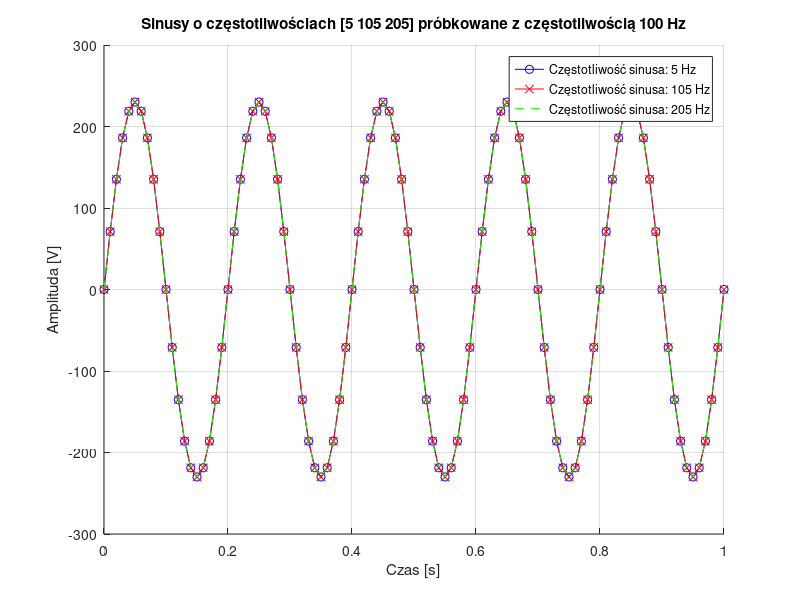

Write the MATLAB code that produced this figure.
clear all; close all; clc;

sin_frequencies = [5, 105, 205];
% sin_frequencies = [95, 195, 295];
% sin_frequencies = [95, 105];

sin_amplitude = 230;
sampling_frequency = 100;
duration = 1;

time_domain = 0:1/sampling_frequency:duration;

signals = {};
for i = 1:length(sin_frequencies)
    sin_wave = sin_amplitude * sin(2 * pi * sin_frequencies(i) * time_domain);
    signals{i} = {time_domain, sin_wave};
end

figure;
hold on;
plot(signals{1}{1}, signals{1}{2}, 'b-o', 'DisplayName', sprintf('Częstotliwość sinusa: %d Hz', sin_frequencies(1)));
plot(signals{2}{1}, signals{2}{2}, 'r-x', 'DisplayName', sprintf('Częstotliwość sinusa: %d Hz', sin_frequencies(2)));
plot(signals{3}{1}, signals{3}{2}, 'g--', 'DisplayName', sprintf('Częstotliwość sinusa: %d Hz', sin_frequencies(3)));

title(sprintf('Sinusy o częstotliwościach %s próbkowane z częstotliwością %d Hz', mat2str(sin_frequencies), sampling_frequency));
xlabel('Czas [s]');
ylabel('Amplituda [V]');
legend('show');
grid on;
hold off;
